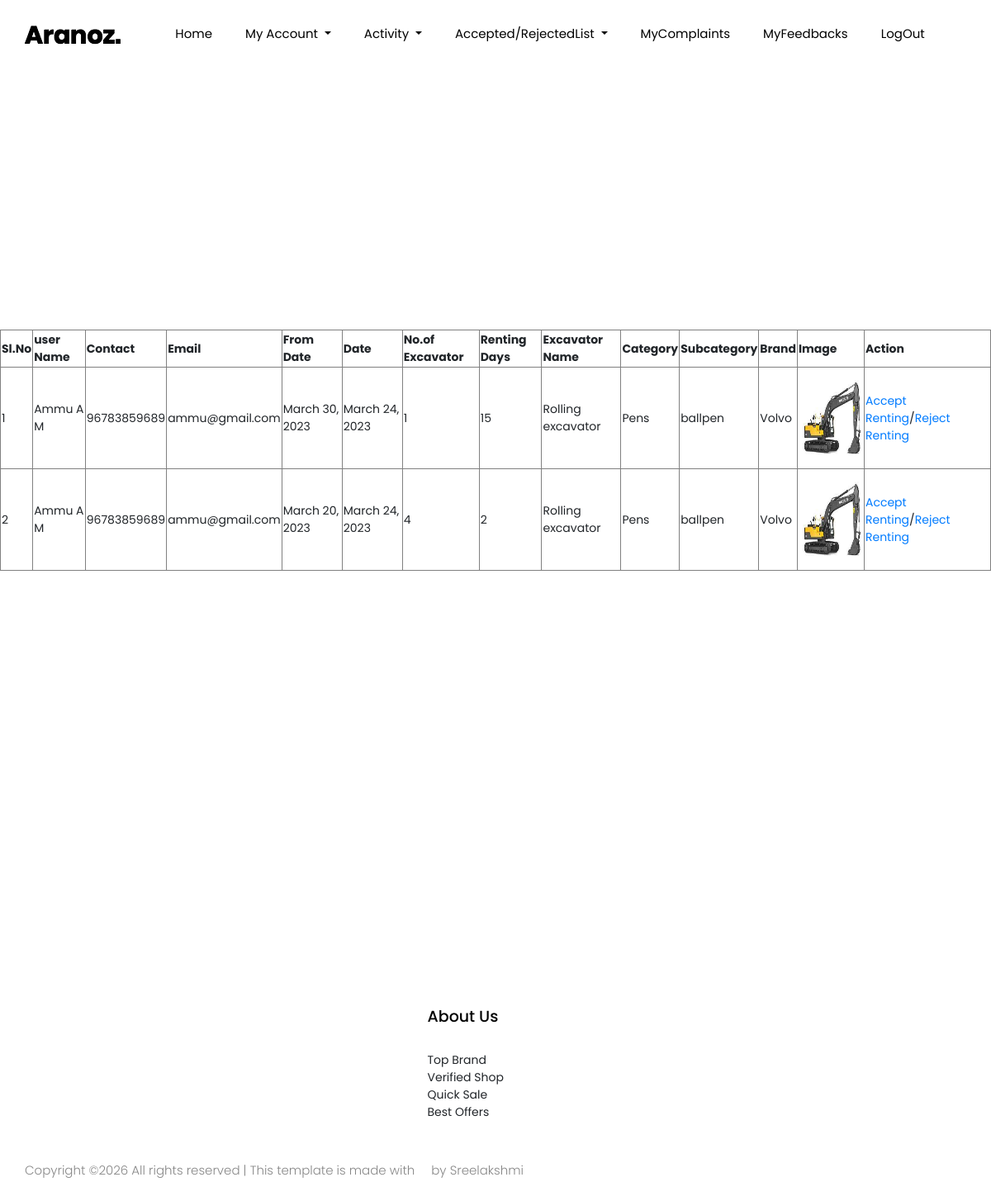
/shop/viewrent/, run on the app's committed database.
### Users/models.py (models this page shows)
class Renting(models.Model):
    quantity=models.CharField(max_length=10)
    from_date=models.DateField()
    days=models.CharField(max_length=10)
    amount=models.CharField(max_length=50)
    excavator=models.ForeignKey(Excavator,on_delete=models.CASCADE)
    user=models.ForeignKey(User,on_delete=models.CASCADE)
    renting_date=models.DateField(auto_now=True)
    rent_vsts=models.IntegerField(default=0)

### Guests/models.py (models this page shows, shortened)
class User(models.Model):
    name=models.CharField(max_length=50)
    email=models.CharField(max_length=50)
    contact=models.CharField(max_length=50)
    address=models.CharField(max_length=50)
    place=models.ForeignKey("Admin.Place",on_delete=models.CASCADE)
    photo=models.FileField(upload_to='userphoto/')
    proof=models.FileField(upload_to='userproof/')
    password=models.CharField(max_length=10)

### Shops/models.py (models this page shows, shortened)
class Excavator(models.Model):
    name=models.CharField(max_length=50)
    subcategory=models.ForeignKey(Subcategory,on_delete=models.CASCADE)
    brandtype=models.ForeignKey(Brandtype,on_delete=models.SET_NULL,null=True)
    details=models.CharField(max_length=100)
    price=models.CharField(max_length=50,null=True)
    shoptype=models.ForeignKey(Shoptype,on_delete=models.CASCADE)
    image=models.FileField(upload_to='Excavatorsphoto/')
    shop=models.ForeignKey(Shop,on_delete=models.CASCADE)

### Admin/models.py (models this page shows, shortened)
class Subcategory(models.Model):
    name=models.CharField(max_length=50)
    category=models.ForeignKey(Category,on_delete=models.CASCADE)
    def __str__(self):
        return self.name

class Category(models.Model):
    name=models.CharField(max_length=50)

class Brandtype(models.Model):
    brandtype=models.CharField(max_length=50)

### Shops/views.py (the view)
# urls.py: path('viewrent/',views.viewrenting,name="viewrent"),
def viewrenting(request):
    rent=Renting.objects.filter(rent_vsts=0)
    return render(request,"Shops/ViewRenting.html",{'rent':rent})

### Shops/Templates/Shops/ViewRenting.html (shortened to what this page needs)
{% extends 'Shops/Head.html'%}
{% load static %}
{% block content %}
<!DOCTYPE html>
<html lang="en">
<head>
</head>
<body>
    <table border="1" align="center">
        <tr>
            <th>Sl.No</th>
            <th>user Name</th>
            <th>Contact</th>
            <th>Email</th>
            <th>From Date</th>
            <th>Date</th>
            <th>No.of Excavator</th>
            <th>Renting Days</th>
            <th>Excavator Name</th>
            <th>Category</th>
            <th>Subcategory</th>
            <th>Brand</th>
            <th>Image</th>
            <th>Action</th>
        </tr>
        {% for i in rent %}
        <tr>
            <td>{{forloop.counter}}</td>
            <td>{{i.user.name}}</td>
            <td>{{i.user.contact}}</td>
            <td>{{i.user.email}}</td>
            <td>{{i.from_date}}</td>
            <td>{{i.renting_date}}</td>
            <td>{{i.quantity}}</td>
            <td>{{i.days}}</td>
            <td>{{i.excavator.name}}</td>
            <td>{{i.excavator.subcategory.category.name}}</td>
            <td>{{i.excavator.subcategory}}</td>
            <td>{{i.excavator.brandtype.brandtype}}</td>
            <td><img src="{{i.excavator.image.url}}" alt="img" width="120px" height="120px"></td>
            <td><a href="{% url 'webshop:accepterent' i.id %}">Accept Renting</a>/<a href="{% url 'webshop:rejectrent' i.id %}">Reject Renting</a></td>
            {% endfor %}
        </tr>
        </table>
        </body>
        </html>
        {% endblock content %}

### data on the page
Renting: user.name "Ammu A M", user.contact "96783859689", user.email "ammu@gmail.com", from_date "March 30, 2023", renting_date "March 24, 2023", quantity "1", days "15", excavator.name "Rolling excavator", excavator.subcategory.category.name "Pens", excavator.subcategory "ballpen", excavator.brandtype.brandtype "Volvo", excavator.image (picture)
Renting: user.name "Ammu A M", user.contact "96783859689", user.email "ammu@gmail.com", from_date "March 20, 2023", renting_date "March 24, 2023", quantity "4", days "2", excavator.name "Rolling excavator", excavator.subcategory.category.name "Pens", excavator.subcategory "ballpen", excavator.brandtype.brandtype "Volvo", excavator.image (picture)
